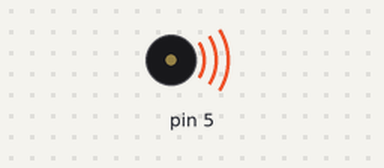
Simulated run of this sketch. Board: Arduino Uno, built with avr-gcc and run on an emulated ATmega328P. On the bench: buzzer (waves = sounding).

Above: at 0.12 s.
At 5.3 s:
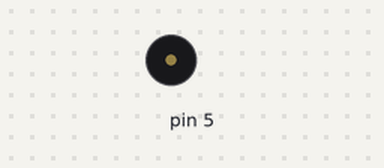
Timing chart, 0 to 9.1 s (numbered marks = the images above):
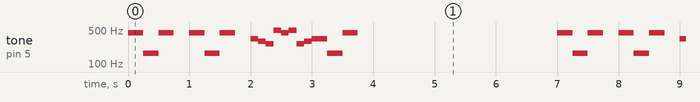

The sketch:

_9s99w.ino
```cpp
const int SPEAKER = 5;

void setup()
{
}

void loop()
{
tone(5, 440, 250);
delay(250);
tone(5, 165, 250);
delay(250);
tone(5, 440, 250);
delay(250);
delay(250);

tone(5, 440, 250);
delay(250);
tone(5, 165, 250);
delay(250);
tone(5, 440, 250);
delay(250);
delay(250);

tone(5, 330, 125);
delay(125);
tone(5, 294, 125);
delay(125);
tone(5, 262, 125);
delay(124);
tone(5, 494, 125);
delay(125);
tone(5, 440, 125);
delay(125);
tone(5, 494, 125);
delay(125);
tone(5, 262, 125);
delay(125);
tone(5, 294, 125);
delay(125);

tone(5, 330, 250);
delay(250);
tone(5, 165, 250);
delay(250);
tone(5, 440, 250);
delay(250);
delay(250);
delay(3000);

}
```
